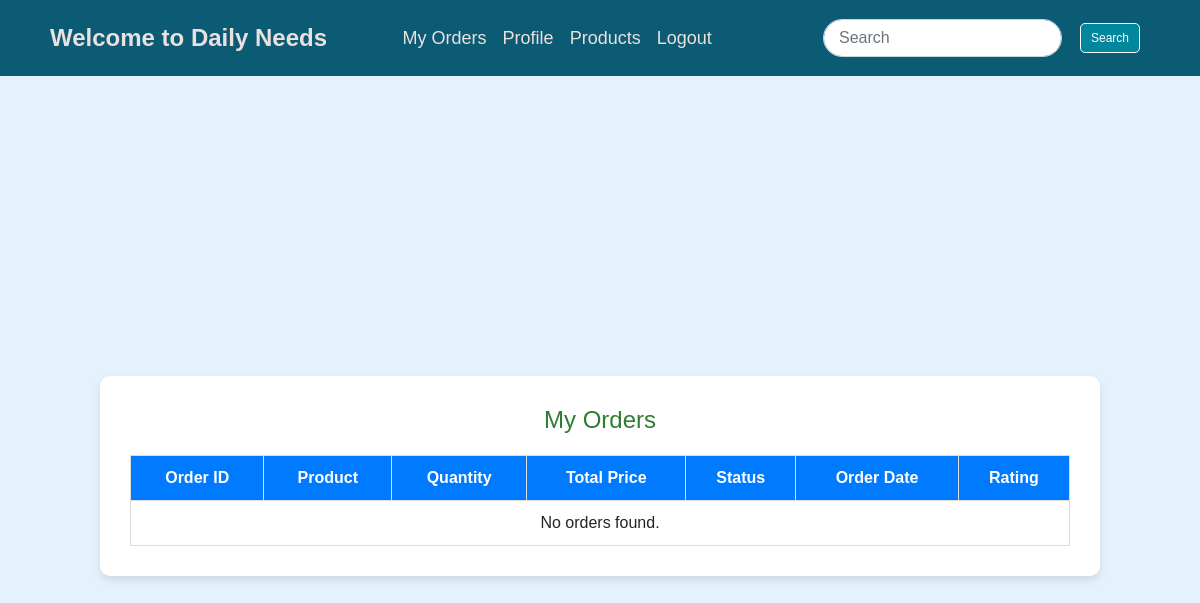
/orders/ (signed in), run on an earlier commit of the app's database.
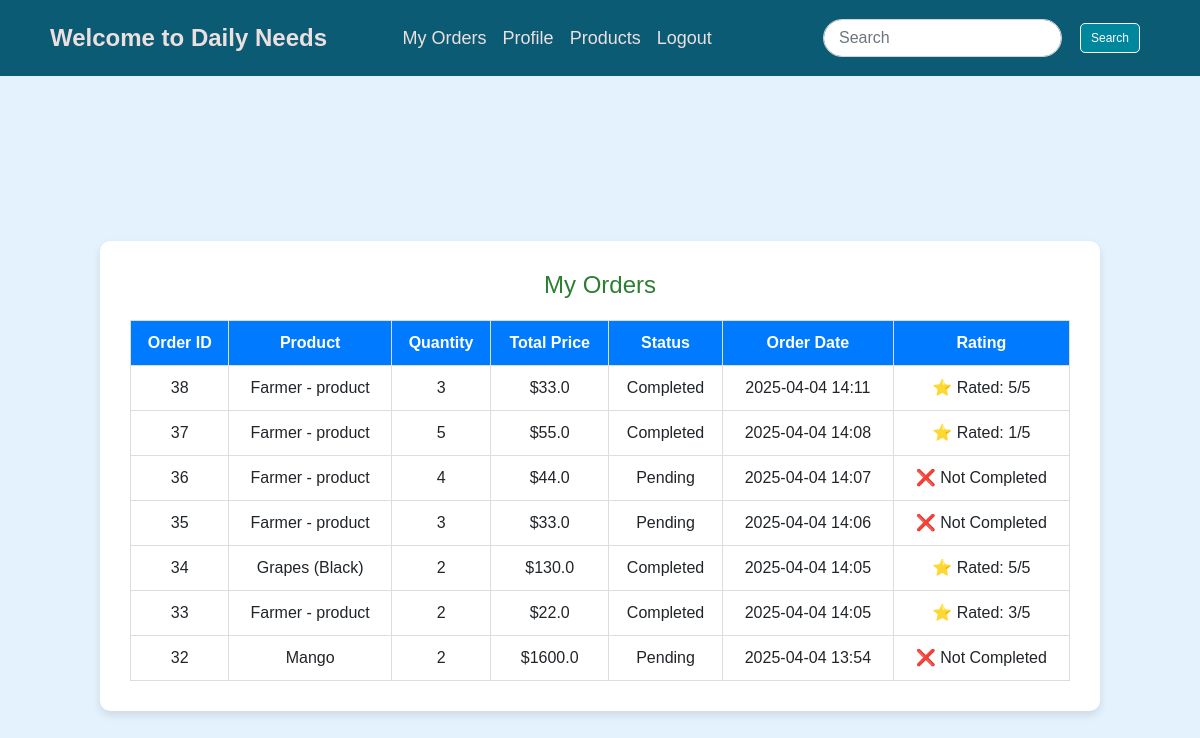
And on a later commit of the database.
### home/models.py (models this page shows, shortened)
class Order(models.Model):
    STATUS_CHOICES = [
        ("Pending", "Pending"),
        ("Completed", "Completed"),
        ("Cancelled", "Cancelled"),
    ]
    user = models.ForeignKey(User, on_delete=models.CASCADE)  # Customer
    product = models.ForeignKey("Products", on_delete=models.CASCADE)  # Ordered product
    quantity = models.PositiveIntegerField(default=1)
    total_price = models.CharField(max_length=20)
    status = models.CharField(max_length=20, choices=STATUS_CHOICES, default="Pending")
    order_date = models.DateTimeField(auto_now_add=True)
    rating = models.IntegerField(null=True, blank=True)  # New rating field (1-5)

class Products(models.Model):
    name = models.CharField(max_length=200)
    price = models.CharField(max_length=20, default="0.00")  # Storing price as a string
    details = models.TextField()
    image = models.ImageField(upload_to="products/")
    ctry = models.ForeignKey(Category, on_delete=models.CASCADE)
    farmer = models.ForeignKey(User, on_delete=models.CASCADE)  # Link to user

### home/views.py (the view)
# urls.py: path("orders/", orders, name="orders"),
@login_required
def orders(request):
    user_orders = Order.objects.filter(user=request.user).order_by("-order_date")  # Show latest orders first
    return render(request, "orders.html", {"orders": user_orders})

### home/templates/orders.html (shortened to what this page needs)
{% extends "base.html" %}
{% block content %}
<div class="orders-container">
    <div class="orders-box">
        <h2 class="orders-title">My Orders</h2>
        <table class="orders-table">
            <tr>
                <th>Order ID</th>
                <th>Product</th>
                <th>Quantity</th>
                <th>Total Price</th>
                <th>Status</th>
                <th>Order Date</th>
                <th>Rating</th>
            </tr>
            {% for order in orders %}
            <tr>
                <td>{{ order.id }}</td>
                <td>{{ order.product.name }}</td>
                <td>{{ order.quantity }}</td>
                <td>${{ order.total_price }}</td>
                <td>{{ order.status }}</td>
                <td>{{ order.order_date|date:"Y-m-d H:i" }}</td>
                <td>
                    {% if order.status == "Completed" %}
                        {% if order.rating %}
                            ⭐ Rated: {{ order.rating }}/5
                        {% endif %}
                    {% else %}
                        ❌ Not Completed
                    {% endif %}
                </td>
            </tr>
            {% empty %}
            <tr>
                <td colspan="7">No orders found.</td>
            </tr>
            {% endfor %}
        </table>
    </div>
</div>
{% endblock %}

What changed in the data, as far as the page shows it:
added Order: id "38", product.name "Farmer - product", quantity "3", total_price "33.0", status "Completed", order_date "2025-04-04 14:11", rating "5"
added Order: id "37", product.name "Farmer - product", quantity "5", total_price "55.0", status "Completed", order_date "2025-04-04 14:08", rating "1"
added Order: id "36", product.name "Farmer - product", quantity "4", total_price "44.0", status "Pending", order_date "2025-04-04 14:07", shows "❌ Not Completed"
added Order: id "35", product.name "Farmer - product", quantity "3", total_price "33.0", status "Pending", order_date "2025-04-04 14:06", shows "❌ Not Completed"
added Order: id "34", product.name "Grapes (Black)", quantity "2", total_price "130.0", status "Completed", order_date "2025-04-04 14:05", rating "5"
added Order: id "33", product.name "Farmer - product", quantity "2", total_price "22.0", status "Completed", order_date "2025-04-04 14:05", rating "3"
added Order: id "32", product.name "Mango", quantity "2", total_price "1600.0", status "Pending", order_date "2025-04-04 13:54", shows "❌ Not Completed"
Also different on the page:
text no longer shown: "No orders found."
